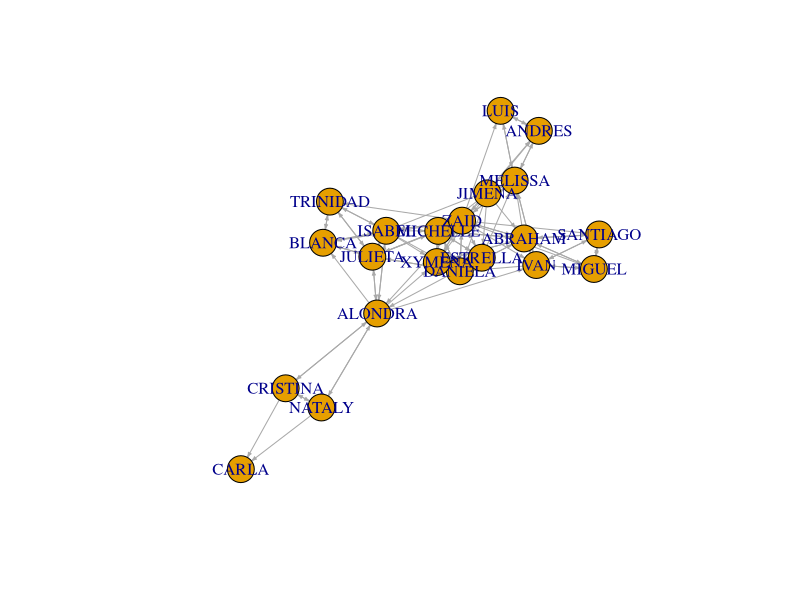
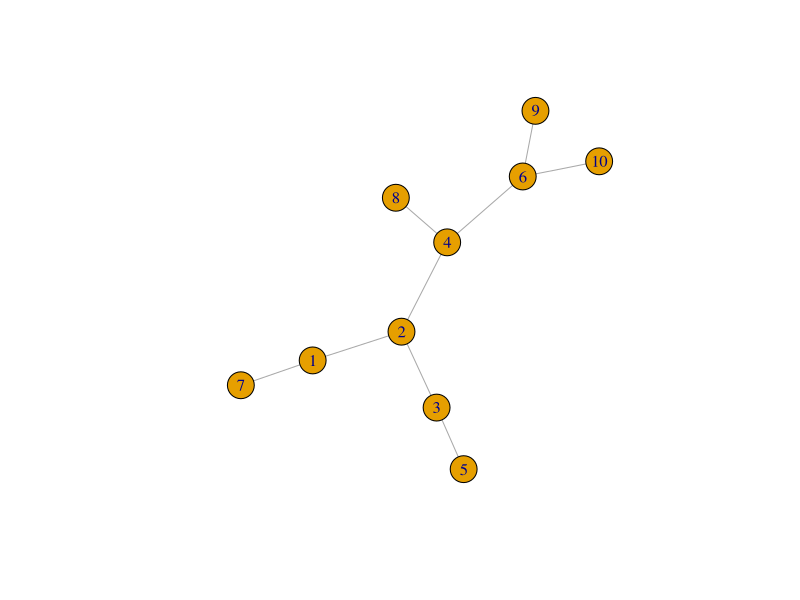
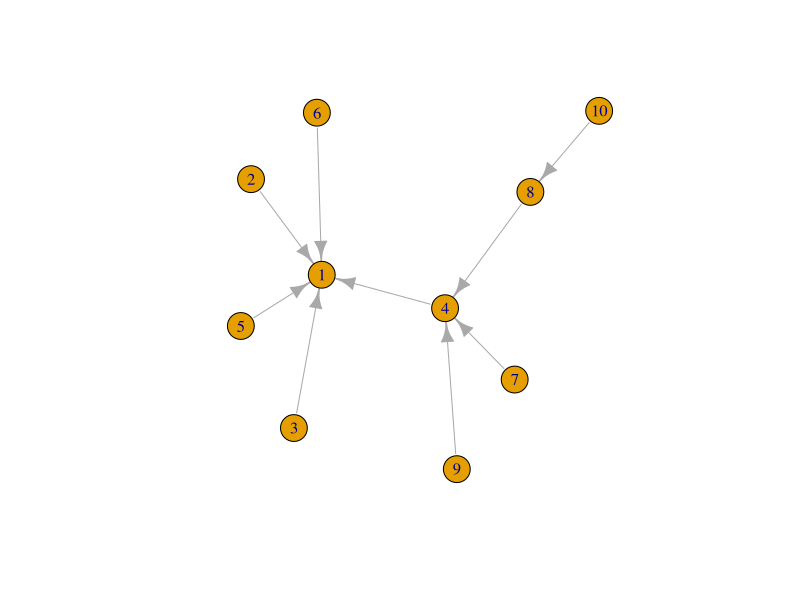
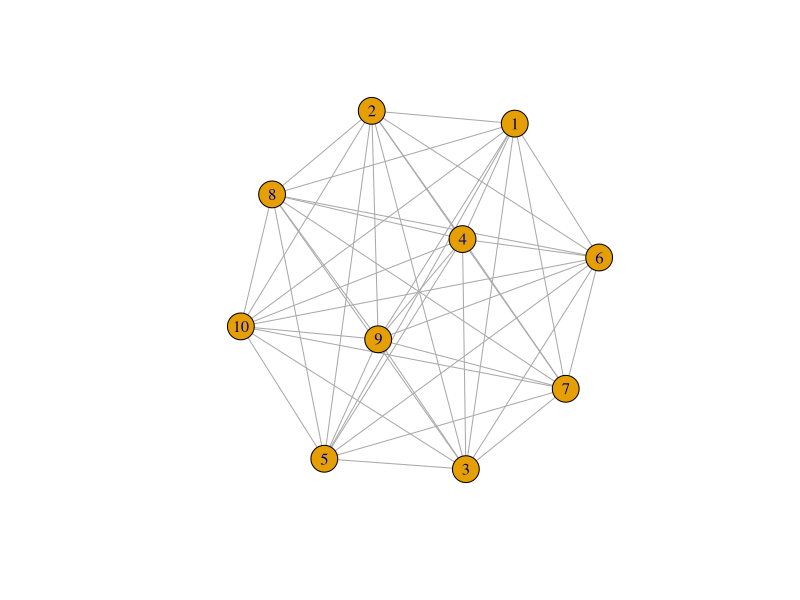
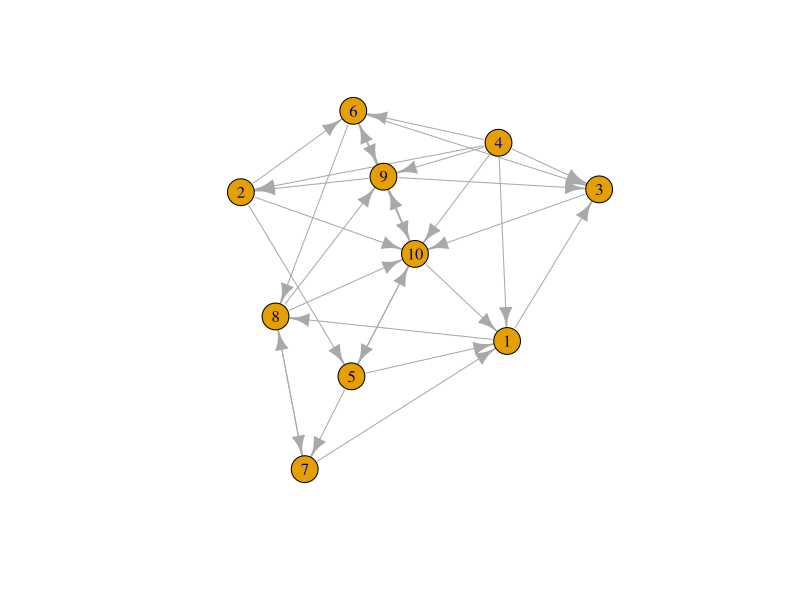
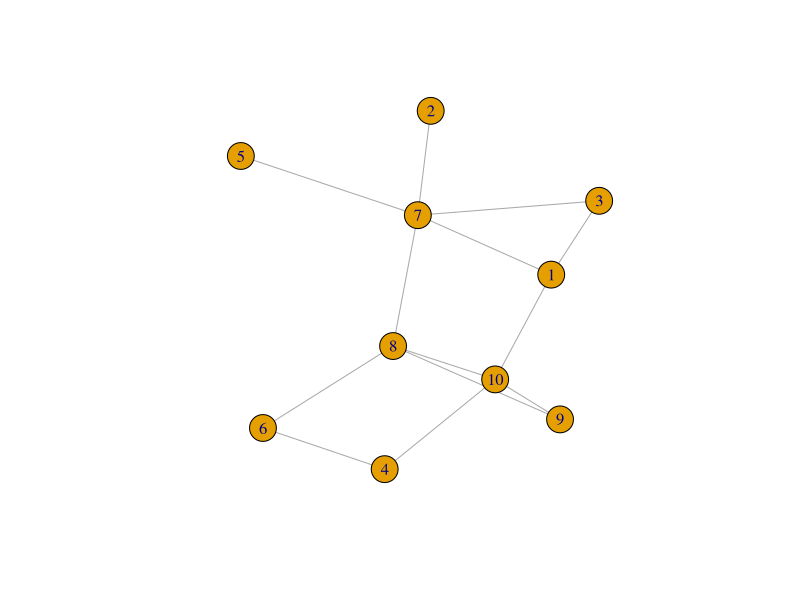
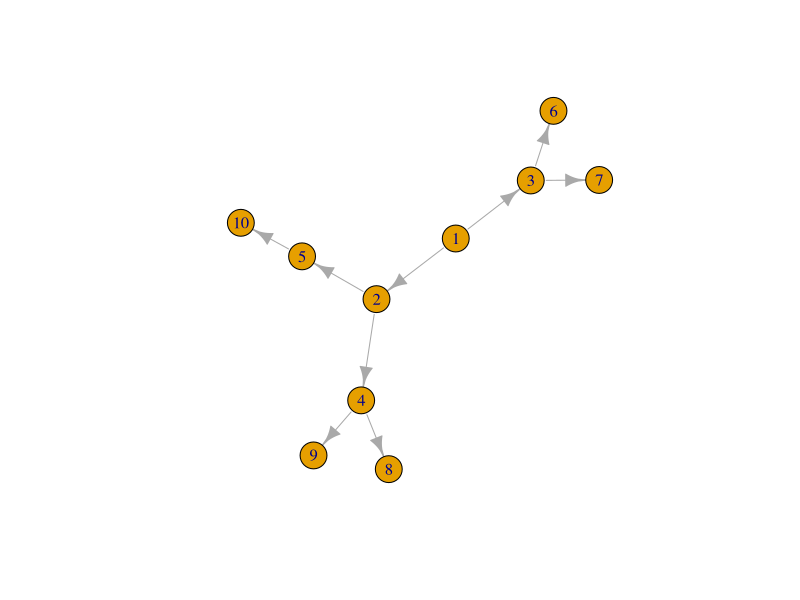
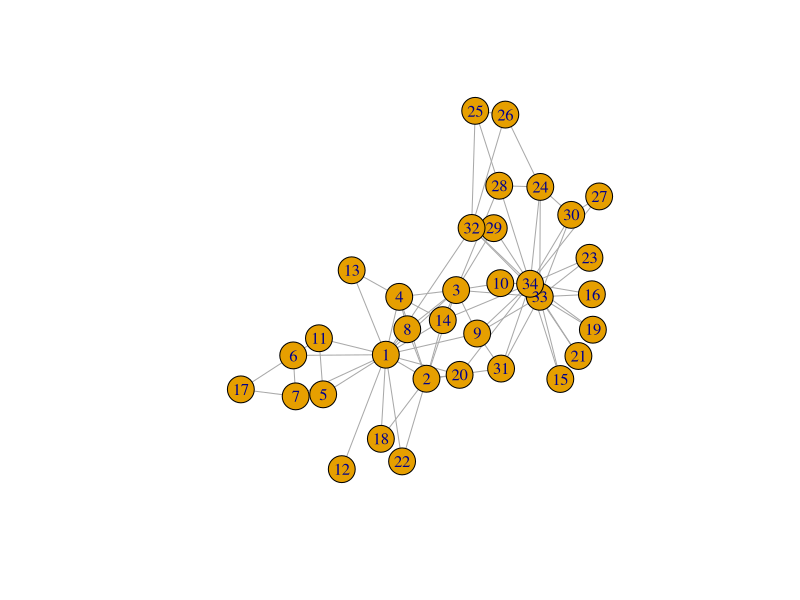

Source code (R) for these figures, in order:
## ---- chunk 1
knitr::opts_chunk$set(echo = TRUE, warning = FALSE, message = FALSE)
library(igraph)
## ---- chunk 2
g<-read.csv("../Data/adjacency_matrix.csv")
rownames(g)<-g[,1]
g<-g[,-1]
g<-as.matrix(g)
diag(g)<-0
red<-graph_from_adjacency_matrix(g)
plot(red,vertex.size=15,vertex.size=5,
     edge.arrow.size=0.25,layout=layout_nicely,vertex.size.label=0.25)
## ---- chunk 3
## A

gA <- make_empty_graph(10, directed = FALSE)
gA <- add_edges(gA, c(1,2, 2,3, 2,4, 4,6, 6,9, 6,10, 4,8, 3,5, 1,7))
plot(gA)

## B

gB <- make_empty_graph(n = 10, directed = TRUE)
gB <- add_edges(gB, c(2,1,5,1,3,1,6,1,4,1,7,4,9,4,8,4,10,8))
plot(gB)

## C

gC <- make_full_graph(10, directed = FALSE)
plot(gC)

## D

gD <- make_empty_graph(10, directed = TRUE)
gD <- add.edges(gD, c(4,3,9,3,1,3,6,3,2,6,10,6,4,6,6,8,7,8,1,8,8,7,5,7,7,1,5,1,10,1,4,1,10,5,2,5,4,2,9,2,4,10,2,10,5,10,8,10,9,10,3,10,4,9,10,9,8,9,6,9))
plot(gD)

## E

gE <- make_empty_graph(10, directed = FALSE)
gE <- add_edges(gE, c(5,7,2,7,3,7,1,3,7,1,8,7,1,10,8,9,8,10,8,6,10,4,6,4,9,10))
plot(gE)

## F

gF <- make_empty_graph(10, directed = TRUE)
gF <- add_edges(gF, c(4,8,4,9,2,4,2,5,5,10,1,2,1,3,3,6,3,7))
plot(gF)

# Funcion para calculo de valores

Red_propiedades <- function(red, directed = FALSE){
  if(directed == FALSE){
    total <- (length(V(red))*(length(V(red)-1)))/2
  } else if(directed == TRUE){
    total <- ((length(V(red))*(length(V(red)-1)))/2)*2
  }
  x <- list()
for (i in 1:10) {
  x[i] <- shortest_paths(red, i)
}
dist <- c()
nombres <- c()
for (i in 1:10) {
  for (j in 1:10) {
    dist <- c(dist, length(x[[i]][[j]]))
    nombres <- c(nombres, paste(i, "y", j))
  }
}
dist
names(dist) <- nombres
dist

## Los nodos mas alejados entonces son:
sort(dist, decreasing = TRUE)[1]
  res <- list(
    No_conexiones = length(E(red)),
    No_nodos = length(V(red)),
    Degree = degree(red),
    Average_degree = mean(degree(red)),
    Degreee_distribution = degree.distribution(red),
    Densidad = length(E(red))/total,
    Matriz_adyacente = as.matrix(get.adjacency(red)),
    Matriz_distancia = distances(red),
    Diametro = diameter(red),
    Nodos_mas_lejanos = sort(dist, decreasing = TRUE)[1],
    Coeficiente_cluster = transitivity(red)
  )
  return(res)
}

Red_propiedades(gA)

Red_propiedades(gB, directed = TRUE)

Red_propiedades(gC)

Red_propiedades(gD, directed = TRUE)

Red_propiedades(gE)

Red_propiedades(gF, directed = TRUE)
## ---- chunk 4
karate <- make_graph("Zachary")
karate
plot(karate)

# Obtenemos sus principales propiedades con la funcion anterior
Red_propiedades(karate)
## ---- chunk 5
Red_propiedades(karate)$Matriz_adyacente
## ---- chunk 6
hist(sort(Red_propiedades(karate)$Degree), probability = TRUE, main = "Distribucion de conectividades Karate", xlab = "Degree")
## ---- chunk 7
# Diametro

Red_propiedades(karate)$Diametro

# Matriz de distancias

Red_propiedades(karate)$Matriz_distancia

# Promedio de distancias

mean(Red_propiedades(karate)$Matriz_distancia)
## ---- chunk 8
sort(Red_propiedades(karate)$Matriz_distancia, decreasing = TRUE)[1:20]

## Hay 16 nodos con distancia de 5 como maximo.

mat <- Red_propiedades(karate)$Matriz_distancia

row.names(mat) <- colnames(mat) <- c(1:34)

dist5 <- which(mat == 5, arr.ind = TRUE)
dist5

# Ahora tenemos que eliminar aquellos pares duplicados, se va a hacer con un ciclo for anidado.

x <- 0
for(i in 1:16){
  for (j in i:16) {
    if(dist5[i,][1] == dist5[j,][2] & dist5[i,][2] == dist5[j,][1]){
      x <- c(x, j)
    }
  }
}
x
dist5 <- dist5[-c(x),]

# Finalmente extraemos los row y col names para saber que nodos son
pares_dist_5 <- data.frame(
  Nodo_1 = rownames(mat)[dist5[, 1]],
  Nodo_2 = colnames(mat)[dist5[, 2]],
  distancia = mat[dist5]
)

pares_dist_5
## ---- chunk 9
degree(karate, V(karate)[1])

degree(karate, V(karate)[34])
## ---- chunk 10
betweenness(karate, V(karate)[1])

betweenness(karate, V(karate)[34])
## ---- chunk 11
closeness(karate, V(karate)[1])

closeness(karate, V(karate)[34])
## ---- chunk 12
plot(red)
## ---- chunk 13
amigos <- function(Red, nombre){
  amiwos <- c()
for (i in 1:length(neighbors(Red,nombre))) {
  amiwos <- c(amiwos, length(neighbors(Red,(neighbors(Red,nombre, mode = "out")[i]), mode = "out")))
}
  if(length(neighbors(Red,nombre)) >= sum(amiwos)/length(amiwos)){
    y <- paste(nombre, "tiene mas amigos que el promedio de sus amigos")
  } else{
    y <- paste(nombre, "tiene menos amigos que el promedio de sus amigos")
  }
  x <- list(
    Amigos = neighbors(Red,nombre),
    Amigos_de_amigos = amiwos,
    Promedio_amigos = sum(amiwos)/length(amiwos),
    tienes_mas_o_menos_que_el_promedio = y
  )
  return(x)
}

## Ej.

amigos(red, "MIGUEL")
amigos(red, "IVAN")
## ---- chunk 14
Dist_larga <- function(red, Nodo1, Nodo2, all = FALSE){
  distl <- all_simple_paths(red, from = Nodo1, to = Nodo2)
  long <- (sapply(distl, length))
  mas_larga <- sort(long, decreasing = TRUE)[1]
  res <- distl[which(long == mas_larga)]
  if(all == FALSE){
    return(res[1])
  } else if (all == TRUE){
    return(res)
  }
}

# La mas larga tiene 17 pasos, pero en realidad hay varias con esta distancia, si queremos ver todas tenemos que especificar que all = TRUE
Dist_larga(red, "MIGUEL", "LUIS")

length(Dist_larga(red, "MIGUEL", "LUIS", all = TRUE))

# Como podemos ver hay 5420 posibles caminos con distancia 17 por lo que no lo voy a imprimir pero ya se hace una idea.
## ---- chunk 15
sort(degree(red), decreasing = TRUE)[c(1,2)]
